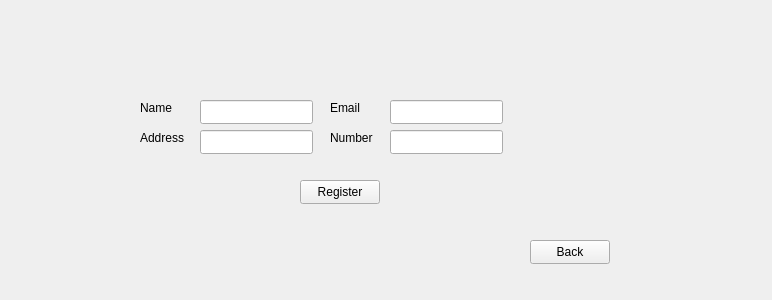
<?xml version="1.0" encoding="UTF-8"?>
<ui version="4.0">
 <class>RegisterationWindow</class>
 <widget class="QWidget" name="RegisterationWindow">
  <property name="geometry">
   <rect>
    <x>0</x>
    <y>0</y>
    <width>772</width>
    <height>300</height>
   </rect>
  </property>
  <property name="windowTitle">
   <string>Form</string>
  </property>
  <widget class="QLabel" name="label">
   <property name="geometry">
    <rect>
     <x>140</x>
     <y>100</y>
     <width>49</width>
     <height>16</height>
    </rect>
   </property>
   <property name="text">
    <string>Name</string>
   </property>
  </widget>
  <widget class="QLabel" name="label_2">
   <property name="geometry">
    <rect>
     <x>140</x>
     <y>130</y>
     <width>49</width>
     <height>16</height>
    </rect>
   </property>
   <property name="text">
    <string>Address</string>
   </property>
  </widget>
  <widget class="QLabel" name="label_3">
   <property name="geometry">
    <rect>
     <x>330</x>
     <y>130</y>
     <width>49</width>
     <height>16</height>
    </rect>
   </property>
   <property name="text">
    <string>Number</string>
   </property>
  </widget>
  <widget class="QLabel" name="label_4">
   <property name="geometry">
    <rect>
     <x>330</x>
     <y>100</y>
     <width>49</width>
     <height>16</height>
    </rect>
   </property>
   <property name="text">
    <string>Email</string>
   </property>
  </widget>
  <widget class="QLineEdit" name="nameText">
   <property name="geometry">
    <rect>
     <x>200</x>
     <y>100</y>
     <width>113</width>
     <height>24</height>
    </rect>
   </property>
  </widget>
  <widget class="QLineEdit" name="addressText">
   <property name="geometry">
    <rect>
     <x>200</x>
     <y>130</y>
     <width>113</width>
     <height>24</height>
    </rect>
   </property>
  </widget>
  <widget class="QLineEdit" name="numberText">
   <property name="geometry">
    <rect>
     <x>390</x>
     <y>130</y>
     <width>113</width>
     <height>24</height>
    </rect>
   </property>
  </widget>
  <widget class="QLineEdit" name="emailText">
   <property name="geometry">
    <rect>
     <x>390</x>
     <y>100</y>
     <width>113</width>
     <height>24</height>
    </rect>
   </property>
  </widget>
  <widget class="QPushButton" name="registerButton">
   <property name="geometry">
    <rect>
     <x>300</x>
     <y>180</y>
     <width>80</width>
     <height>24</height>
    </rect>
   </property>
   <property name="text">
    <string>Register</string>
   </property>
  </widget>
  <widget class="QPushButton" name="registerationBackButton">
   <property name="geometry">
    <rect>
     <x>530</x>
     <y>240</y>
     <width>80</width>
     <height>24</height>
    </rect>
   </property>
   <property name="text">
    <string>Back</string>
   </property>
  </widget>
 </widget>
 <resources/>
 <connections/>
</ui>
